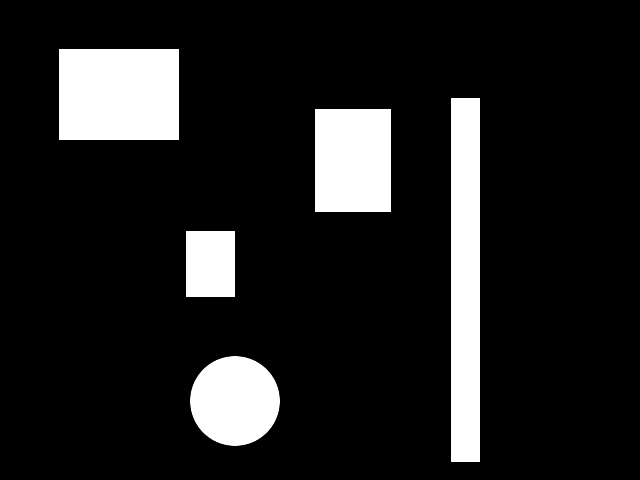
#> input picture rsc/teste2.png, 640 x 480 px
$ python ex01.py ../rsc/teste2.png
#> lines starting #> are read from the running program, lines starting #| are printed output that depends on the picture
# coding=utf-8
import numpy as np
import cv2
import sys

def create_diagonal_gradient(height, width):
    rows = np.arange(height)
    cols = np.arange(width)
    rows, cols = np.meshgrid(rows, cols, indexing='ij')
    grad = rows*cols
    grad = grad / (grad.max() / 255)
    return grad


def blend(img1, img2):
    img = (np.uint8)((img1 + img2) / 2)
    return img

img = cv2.imread(sys.argv[1], 0)
#> img is the input picture: shape (480, 640); min 0, max 255, mean 32.3
img = img[::-1, ::-1]
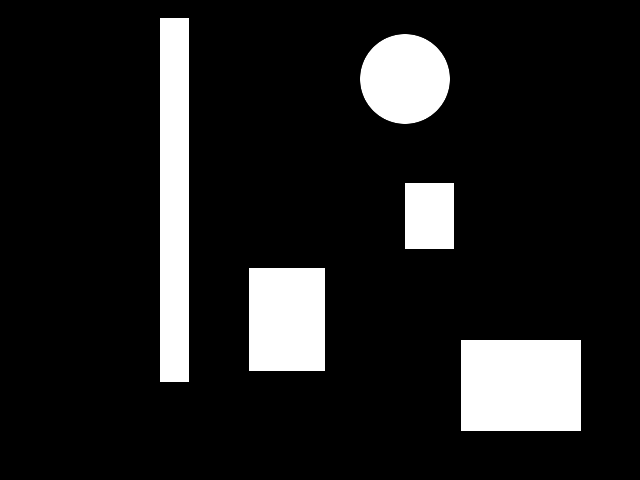
#> img: shape (480, 640); min 0, max 255, mean 32.3
img = np.tile(img, (2, 3))
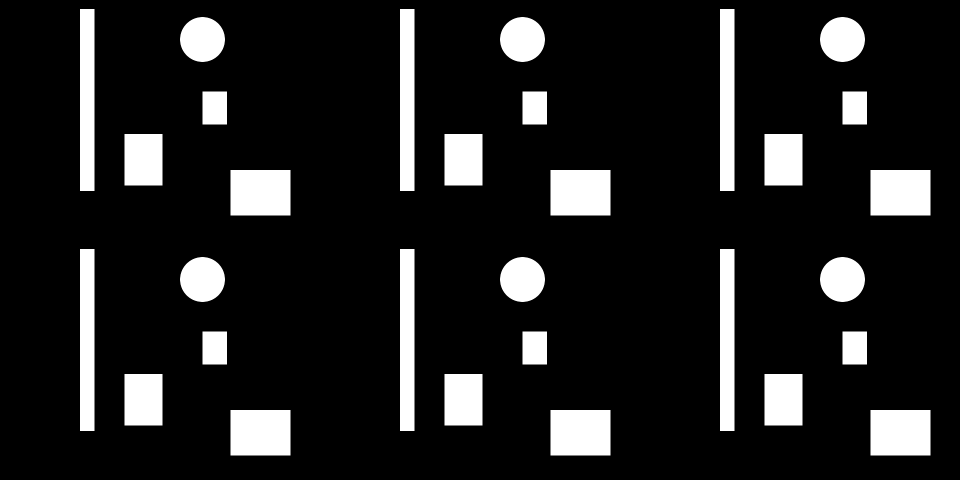
#> img: shape (960, 1920) (shown at 1/2 size); min 0, max 255, mean 32.3
height, width = img.shape
#> height = 960; width = 1920
grad = create_diagonal_gradient(height, width)
result = blend(img, grad)
#> in blend, `img = (np.uint8)((img1 + img2) / 2)`:
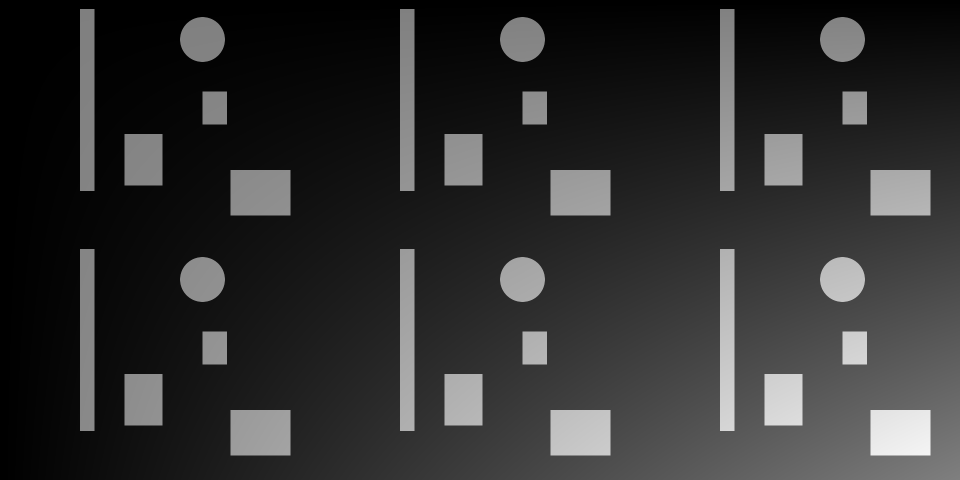
#> img: shape (960, 1920) (shown at 1/2 size); min 0, max 244, mean 47.5

cv2.imshow('img', result)
cv2.waitKey(0)
cv2.destroyAllWindows()

$ run again, on rsc/guardaChuva.jpg
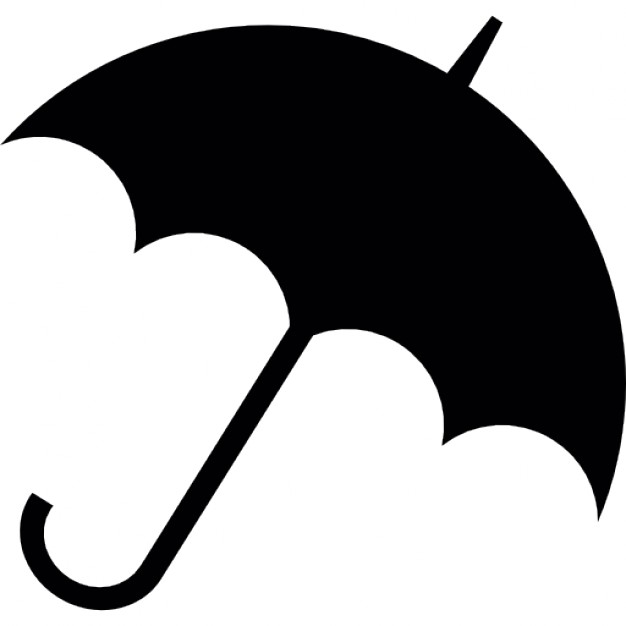
#> input picture rsc/guardaChuva.jpg, 626 x 626 px
#> `img = np.tile(img, (2, 3))`:
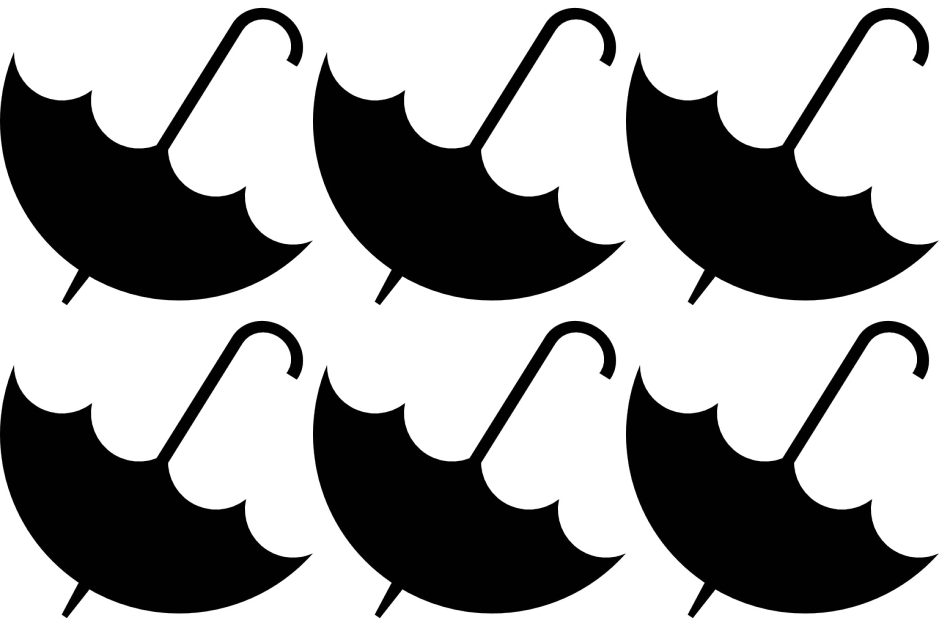
#> img: shape (1252, 1878) (shown at 1/2 size); min 0, max 255, mean 155.9
#> in blend, `img = (np.uint8)((img1 + img2) / 2)`:
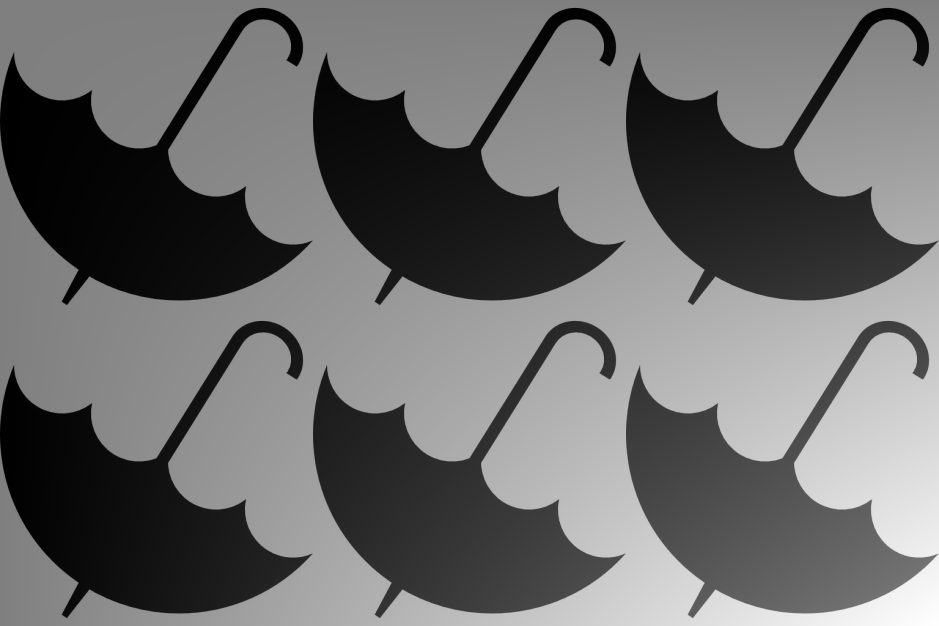
#> img: shape (1252, 1878) (shown at 1/2 size); min 0, max 255, mean 109.3
